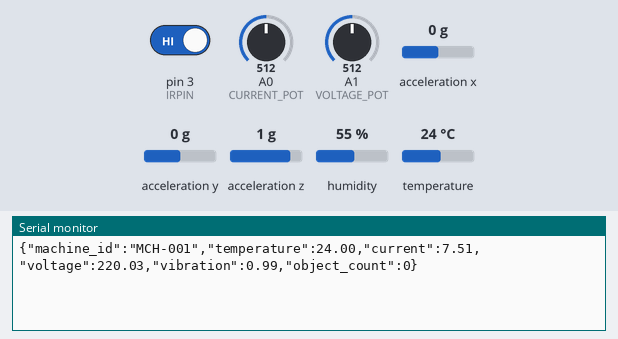
Bench run of a sketch on a simulated Arduino Uno, built with avr-gcc and run on an emulated ATmega328P. Shown: the last lines printed to the serial monitor. Wiring (inferred from the names in the program): MPU-6050 motion sensor at I2C address 0x68. Inputs (shaded band) come from the test bench; at power-on: acceleration x 0 g, temperature 24 °C, A0 (CURRENT_POT) = 512, A1 (VOLTAGE_POT) = 512, pin 3 (IRPIN) HIGH, acceleration y 0 g, acceleration z 1 g, humidity 55 %. Random numbers use the default seed unless the sketch sets one.

Above: at 1.2 s.
1.3 s: acceleration x set to -1.4 g
At 2.6 s:
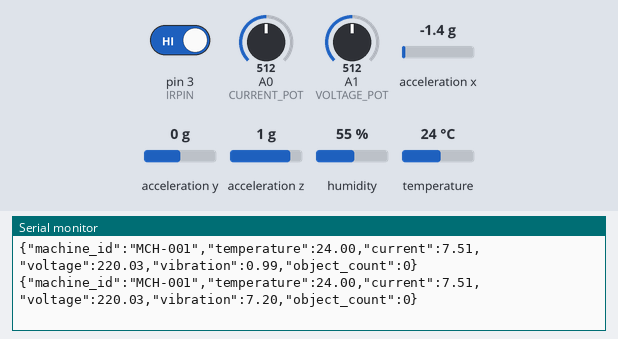
2.8 s: temperature set to 12 °C
At 3.6 s:
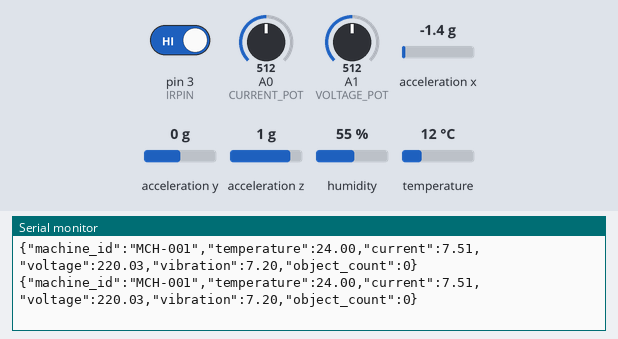
4.3 s: A0 (CURRENT_POT) set to 490
At 5.6 s:
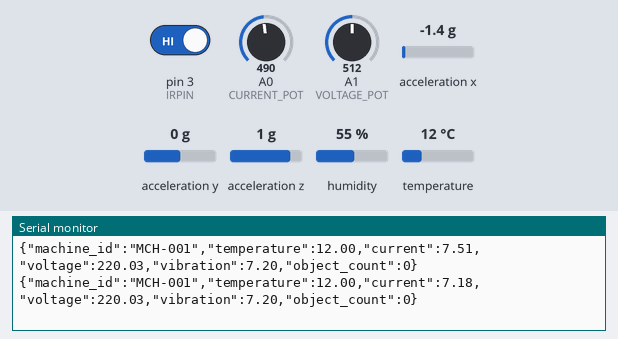
5.8 s: A1 (VOLTAGE_POT) set to 490
At 6.8 s:
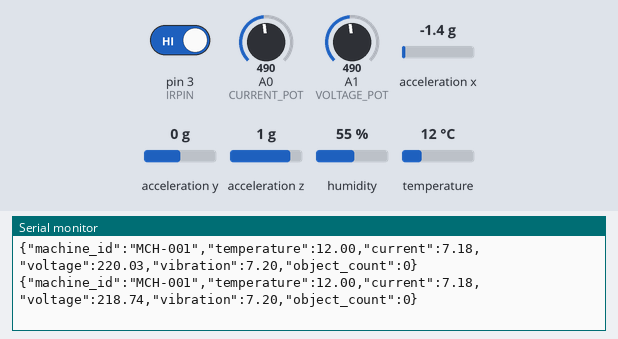
7.3 s: pin 3 (IRPIN) driven LOW
At 8.5 s:
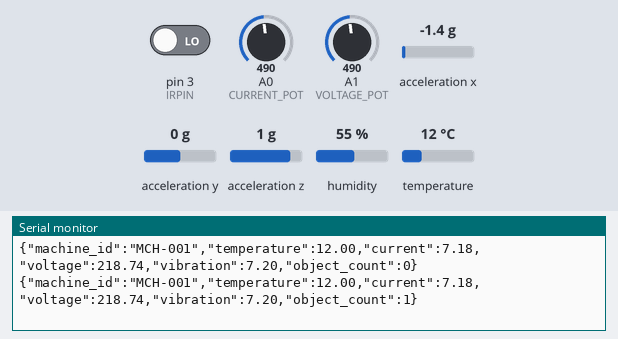
8.8 s: acceleration y set to -1.4 g
At 9.3 s:
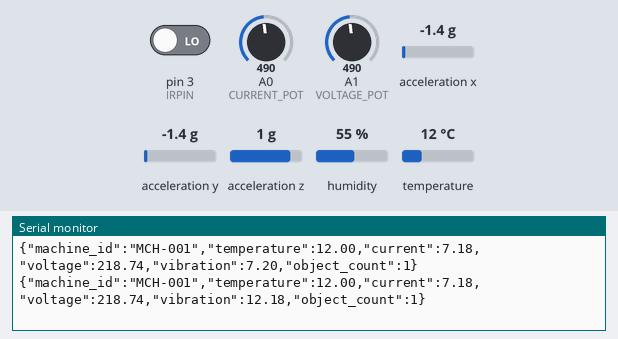
Timing chart, 0 to 11.3 s (numbered marks = the images above; inputs shaded):
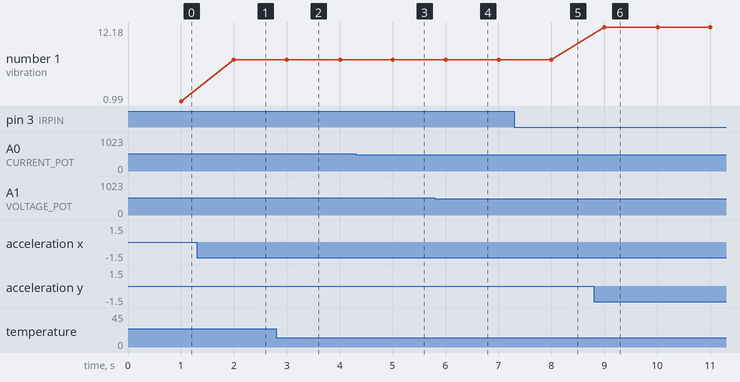

The sketch:

arduino_dht_serial.ino
```cpp
#include <DHT.h>
#include <Wire.h>

#define DHTPIN 2
#define DHTTYPE DHT22
#define IRPIN 3
#define CURRENT_POT A0 // Potentiometer 1 (Current)
#define VOLTAGE_POT A1 // Potentiometer 2 (Voltage)

const int MPU_ADDR = 0x68; // Standard I2C address for MPU-6050 (A4=SDA, A5=SCL)

DHT dht(DHTPIN, DHTTYPE);

int objectCount = 0;
int lastIrState = HIGH;
unsigned long lastSendTime = 0;
unsigned long lastObjectTime = 0;

// Track the maximum vibration observed during the 1-second window
float maxVibration = 0.0;

void setup() {
  Serial.begin(115200);
  dht.begin();
  pinMode(IRPIN, INPUT_PULLUP);

  // Initialize the MPU-6050 accelerometer over I2C (A4 = SDA, A5 = SCL)
  Wire.begin();
  #if defined(WIRE_HAS_TIMEOUT)
  Wire.setWireTimeout(3000, true); // Prevent freezing if MPU is disconnected
  #endif

  Wire.beginTransmission(MPU_ADDR);
  Wire.write(0x6B); // PWR_MGMT_1 register
  Wire.write(0);    // Wake up
  Wire.endTransmission(true);
}

void loop() {
  // 1. Read IR Sensor
  int currentIrState = digitalRead(IRPIN);

  if (lastIrState == HIGH && currentIrState == LOW) {
    if (millis() - lastObjectTime > 500) {
      objectCount++;
      lastObjectTime = millis();
    }
  }
  lastIrState = currentIrState;

  // 2. Read REAL Vibration from MPU-6050
  Wire.beginTransmission(MPU_ADDR);
  Wire.write(0x3B); // Starting with register 0x3B (ACCEL_XOUT_H)
  Wire.endTransmission(false);
  Wire.requestFrom(MPU_ADDR, 6, true);

  if (Wire.available() >= 6) {
    int16_t ax = Wire.read() << 8 | Wire.read();
    int16_t ay = Wire.read() << 8 | Wire.read();
    int16_t az = Wire.read() << 8 | Wire.read();

    // Calculate total acceleration vector magnitude (in g's)
    float ax_g = ax / 16384.0;
    float ay_g = ay / 16384.0;
    float az_g = az / 16384.0;
    float magnitude = sqrt(ax_g * ax_g + ay_g * ay_g + az_g * az_g);

    // Subtract 1g (gravity) and scale to get a simulated mm/s value (roughly maps to 0.5 - 4.0 ranges)
    float currentVibration = abs(magnitude - 1.0) * 10.0;

    // Some noise floor to match normal range 0.5 - 2.0 even when still
    if (currentVibration < 0.5) {
      currentVibration = 0.5 + (random(0, 50) / 100.0); // Random noise 0.5 - 1.0
    }

    if (currentVibration > maxVibration) {
      maxVibration = currentVibration;
    }
  }

  // 3. Send data every 1000 ms (1 second)
  if (millis() - lastSendTime >= 1000) {
    lastSendTime = millis();

    // Read Temperature
    float temp = dht.readTemperature();
    if (isnan(temp)) {
      temp = 24.5;
    }

    // Read Potentiometers for manual control
    int currentPot = analogRead(CURRENT_POT);
    int voltagePot = analogRead(VOLTAGE_POT);

    // Map 0-1023 to 0 - 15.0 Amps (Allows testing Normal/Warning/Critical)
    float current = (currentPot / 1023.0) * 15.0;

    // Map 0-1023 to 190 - 250 Volts (Allows testing Critical/Warning/Normal)
    float voltage = 190.0 + ((voltagePot / 1023.0) * 60.0);

    // Output the peak vibration tracked in the last second
    float finalVibration = maxVibration;

    // Reset maxVibration for the next second's cycle
    maxVibration = 0.0;

    // Prepare JSON payload
    Serial.print('{');
    Serial.print("\"machine_id\":\"MCH-001\"");
    Serial.print(',');
    Serial.print("\"temperature\":");
    Serial.print(temp, 2);
    Serial.print(',');
    Serial.print("\"current\":");
    Serial.print(current, 2);
    Serial.print(',');
    Serial.print("\"voltage\":");
    Serial.print(voltage, 2);
    Serial.print(',');
    Serial.print("\"vibration\":");
    Serial.print(finalVibration, 2);
    Serial.print(',');
    Serial.print("\"object_count\":");
    Serial.print(objectCount);
    Serial.println('}');
  }
}
```

Measured:
- after the input at 1.3 s, the serial monitor: prints a new line after 0.70 s (image 1)
- after the input at 4.3 s, the serial monitor: prints a new line after 0.70 s (image 3)
- after the input at 5.8 s, the serial monitor: prints a new line after 0.20 s (image 4)
- after the input at 7.3 s, the serial monitor: prints a new line after 0.70 s (image 5)
- after the input at 8.8 s, the serial monitor: prints a new line after 0.20 s (image 6)
- plotted number 1: 0.99 → 7.2 after the input at 1.3 s, 7.2 → 12.18 after the input at 8.8 s
